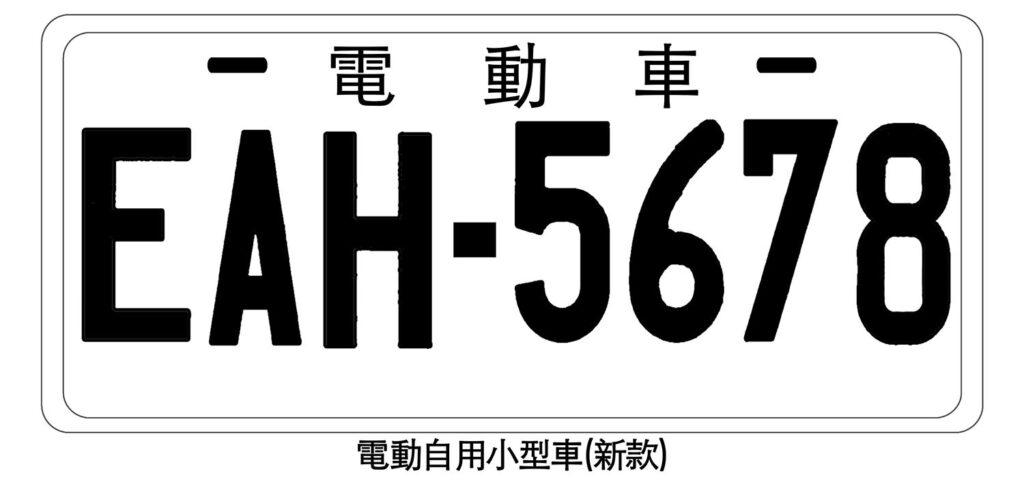
#> input picture test.jpeg, 1024 x 480 px, found by its file name
$ python car_plate_recognition.py
#> lines starting #> are read from the running program, lines starting #| are printed output that depends on the picture; after the words box and inside, x2 and y2 are one past the last pixel; in counts of white or black regions, pixels touching at a corner belong together
import cv2
import pytesseract

# 設置Tesseract OCR的路徑（如果它不在系統PATH中）
pytesseract.pytesseract.tesseract_cmd = '/usr/local/bin/tesseract'

# 讀取本地圖像
image_path = '/Users/jes./Downloads/test.jpeg'
image = cv2.imread(image_path)
#> image is the input picture: shape (480, 1024, 3); min 0, max 255, mean 199.1

# 將圖像轉換為灰度
gray_image = cv2.cvtColor(image, cv2.COLOR_BGR2GRAY)

# 範例圖像預處理代碼
_, binary_image = cv2.threshold(gray_image, 0, 255, cv2.THRESH_BINARY + cv2.THRESH_OTSU)
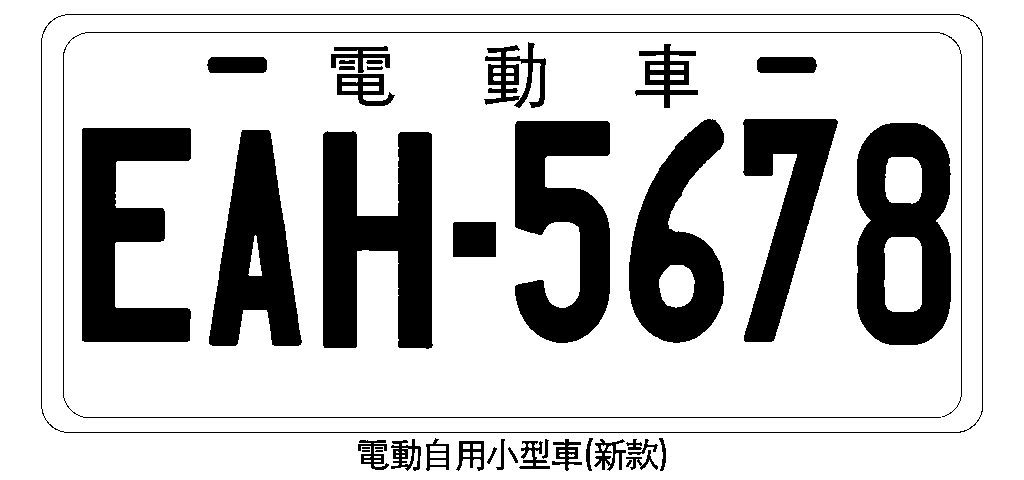
#> binary_image: shape (480, 1024); 78% white; 41 black regions (4 under 20 px), largest, box (x1, y1, x2, y2) and area: (323, 131, 433, 349) 16093, (857, 123, 951, 345) 14397, (82, 128, 191, 342) 13851

# 使用Tesseract OCR進行文本識別
#> (the run stopped early here; a loop or call above may not have finished)
